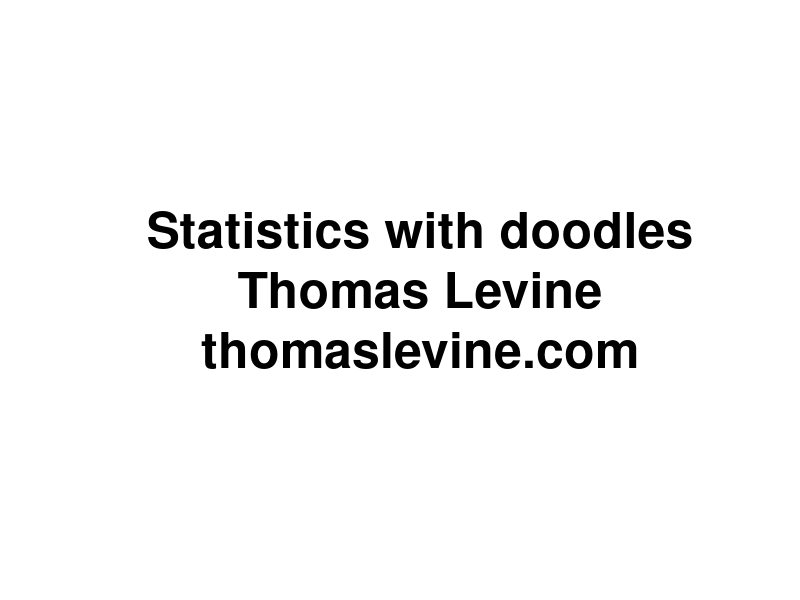
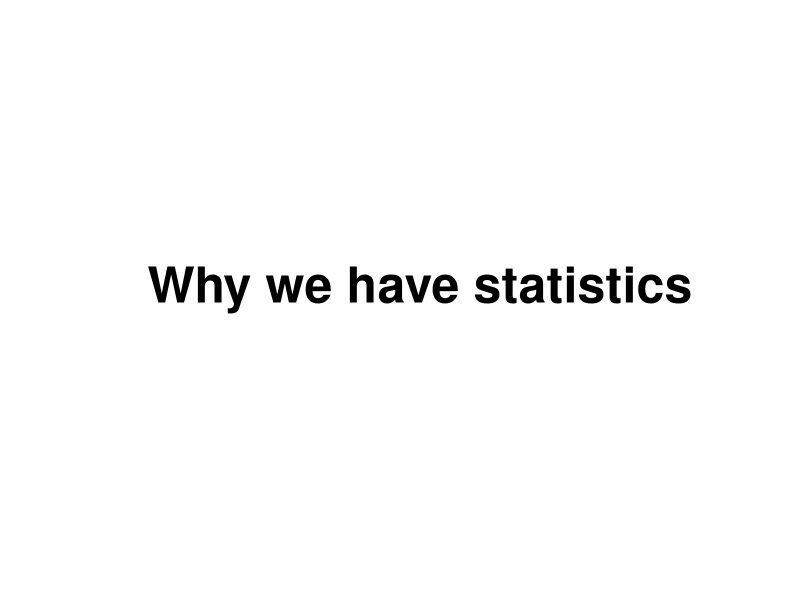
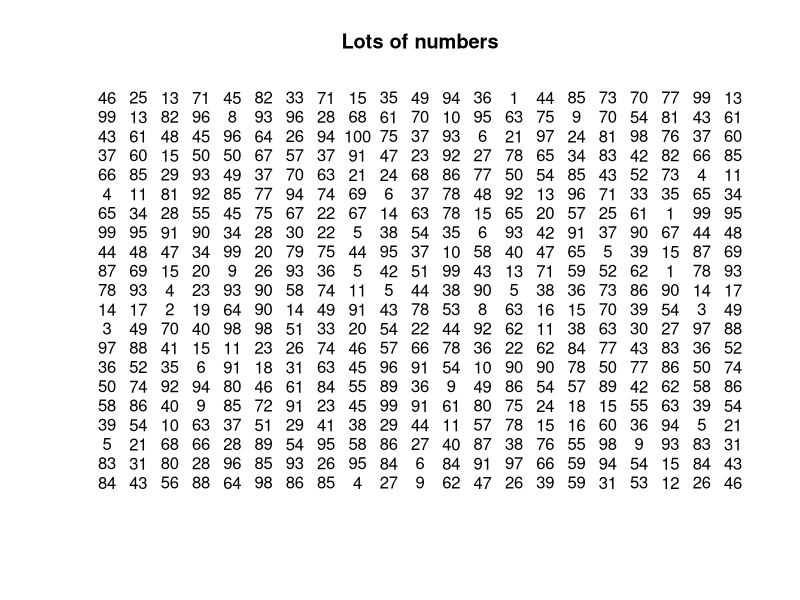
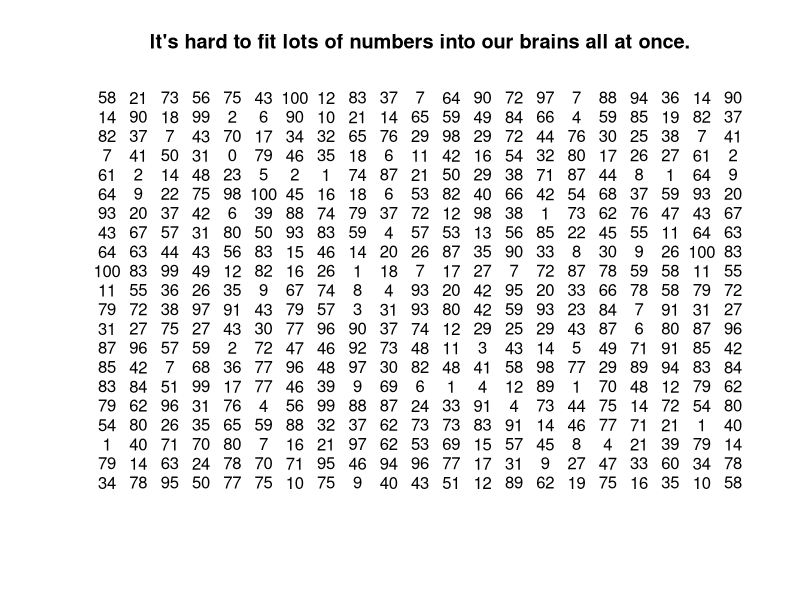
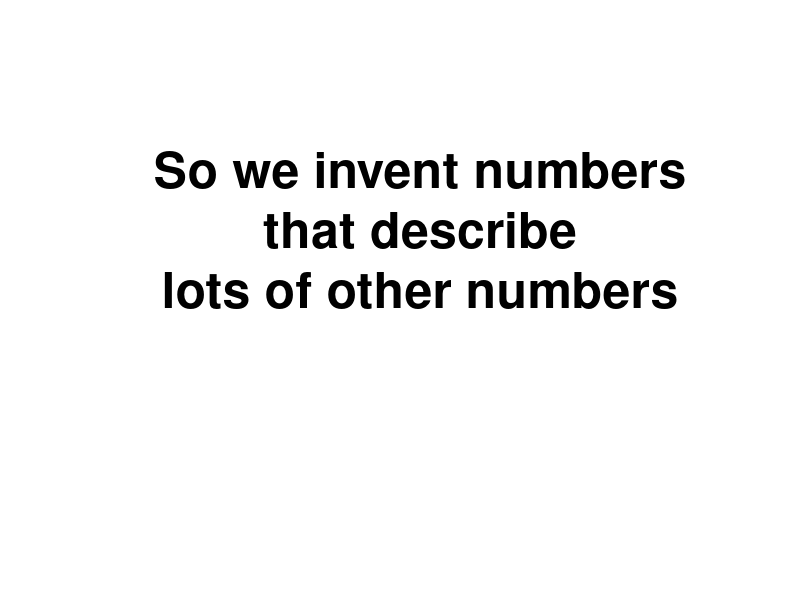
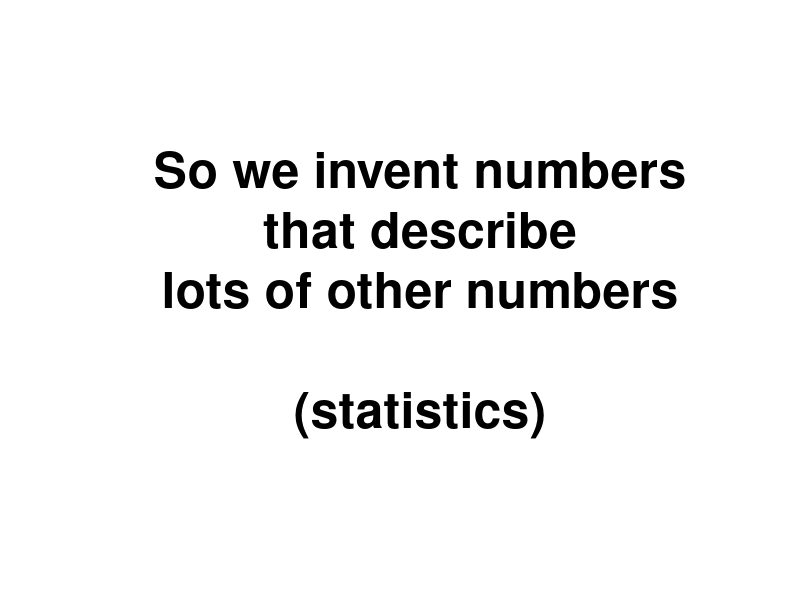
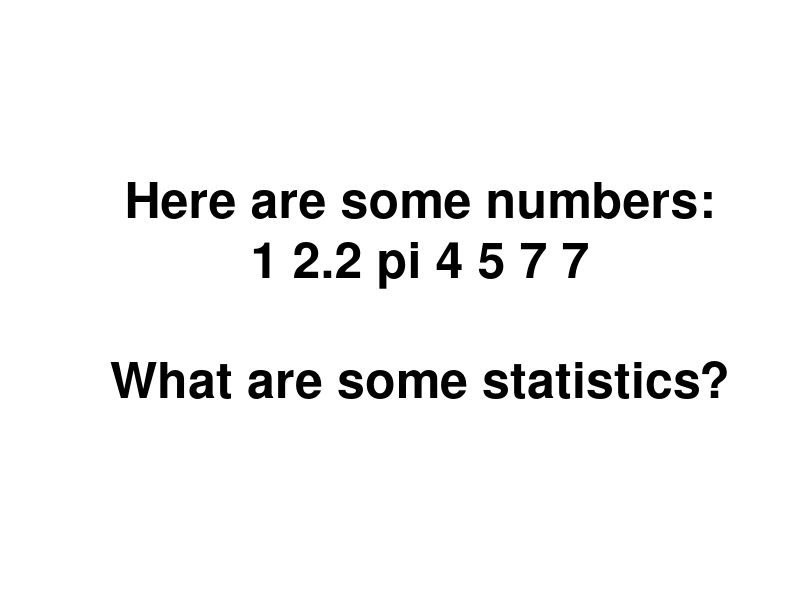
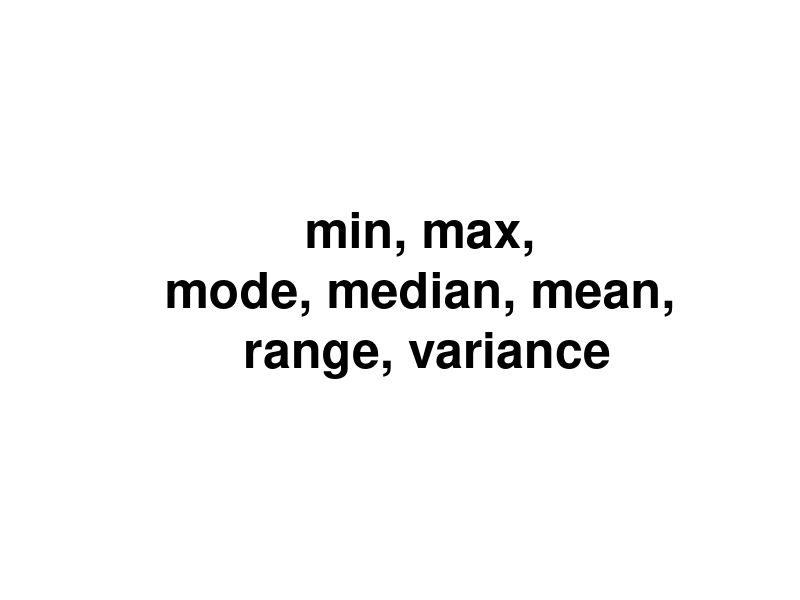

These charts were generated, in order, by the following R code: (Note: this script raises an error after producing the figures.)
attach(iris)
attach(na.omit(airquality))
attach(cars)

baseplot <- function(main, ...) {
  plot(..., type = 'p', bty = 'n',
    main = main, pch = 21, bg = 'grey', col = NULL,
    col.axis = 'grey', col.lab = 'grey', col.main = 'grey', fg = 'grey')
}
irisplot <- function(main) {
  baseplot(main, Petal.Length ~ Petal.Width)
}

meanplot <- function(main) {
  irisplot(main)
  abline(h = mean(Petal.Length), lty = 2)
  abline(v = mean(Petal.Width), lty = 2)
}

interjection <- function(main) {
  plot.new()
  text(0.5, 0.5, cex = 3, label = main, font = 2)
}

blue <-  rgb(0,0,1,.5)

a <- sd(Petal.Length)
b <- sd(Petal.Width)
ab <- max(a,b)

rand <- data.frame(x = rnorm(100), y = rnorm(100))

# ----------------

statistics <- function() {
# Introduction
interjection('Why we have statistics')

plot(c(-1,1),c(-1,1),xlab='',ylab='',type='n',axes=F,main='Lots of numbers')
text(rep(seq(-1,1,.1),each=21),rep(seq(-1,1,.1),21),round(100*runif(400)))


plot(c(-1,1),c(-1,1),xlab='',ylab='',type='n',axes=F,main='It\'s hard to fit lots of numbers into our brains all at once.')
text(rep(seq(-1,1,.1),each=21),rep(seq(-1,1,.1),21),round(100*runif(400)))

interjection('So we invent numbers\nthat describe\nlots of other numbers\n\n')
interjection('So we invent numbers\nthat describe\nlots of other numbers\n\n(statistics)')

interjection('Here are some numbers:\n1 2.2 pi 4 5 7 7\n\nWhat are some statistics?')
interjection('min, max,\nmode, median, mean,\n range, variance')
interjection('how many integers,\nwhether the numbers are sorted\n&c.')
interjection('')
interjection('Measuring linear relationships')
}

linear.relationships <- function() {
# Three datasets
irisplot('Two iris variables that move together')

baseplot('Two air quality variables that move oppositely', Ozone ~ Wind) 

baseplot('Normal random noise', rand$y ~ rand$x)
}

covariance <- function() {
# Motivation for covariance
interjection('We want a number\nthat describes\nwhether two variables\nmove together.')

irisplot('It should be high for these variables')

rand <- data.frame(x = rnorm(100), y = rnorm(100))
baseplot('It should be low for these variables', Ozone ~ Wind) 

baseplot('It should be near zero for these variables', rand$y ~ rand$x)

# Computing covariance
interjection('Covariance')

irisplot('The iris variables')

meanplot('Find the means')

meanplot('Draw a rectangle')
rect(xleft = mean(Petal.Width),
     ybottom = mean(Petal.Length),
     xright = Petal.Width[c(44,72)],
     ytop = Petal.Length[c(44,72)])

irisplot('Draw all the rectangles')
valence <- (Petal.Length - mean(Petal.Length)) *
           (Petal.Width - mean(Petal.Width)) > 0
rect(xleft = mean(Petal.Width),
     ybottom = mean(Petal.Length),
     xright = Petal.Width,
     ytop = Petal.Length,
     col = rgb(1-valence, 0, valence,.1),
     lty = 'blank')

irisplot('Why did I color them blue and red?')
valence <- (Petal.Length - mean(Petal.Length)) *
           (Petal.Width - mean(Petal.Width)) > 0
rect(xleft = mean(Petal.Width),
     ybottom = mean(Petal.Length),
     xright = Petal.Width,
     ytop = Petal.Length,
     col = rgb(1-valence, 0, valence,.1),
     lty = 'blank')

irisplot('Why did I color them blue and red?')
valence <- (Petal.Length - mean(Petal.Length)) *
           (Petal.Width - mean(Petal.Width)) > 0
rect(xleft = mean(Petal.Width),
     ybottom = mean(Petal.Length),
     xright = Petal.Width,
     ytop = Petal.Length,
     col = rgb(1-valence, 0, valence,.1),
     lty = 'blank')
text(x = max(Petal.Width), y = max(Petal.Length), pos = 2, label = 'Evidence of\nmovement together')
text(x = min(Petal.Width), y = min(Petal.Length), pos = 4, label = 'Evidence of\nmovement together')
text(x = max(Petal.Width), y = min(Petal.Length), pos = 2, label = 'Evidence of\nmovement oppositely')
text(x = min(Petal.Width), y = max(Petal.Length), pos = 4, label = 'Evidence of\nmovement oppositely')

plot(c(-1,1),c(-1,1),main = 'Add the blues together. (This is at a different scale.)',
  type = 'n', axes = F, xlab = '', ylab = '')
rect(xleft = -1, ybottom = -1, xright = 1, ytop = 1, lty = 'blank', col = 'blue')

plot(c(-1,1),c(-1,1),main = 'Add the reds together.',
  type = 'n', axes = F, xlab = '', ylab = '')
rect(xleft = -1, ybottom = -1, xright = 1, ytop = 1, lty = 'blank', col = 'blue')
rect(xleft = .8, ybottom = -1, xright = 1, ytop = -.8, lty = 'blank', col = 'red')

plot(c(-1,1),c(-1,1),main = 'Subtract the reds.',
  type = 'n', axes = F, xlab = '', ylab = '')
rect(xleft = -1, ybottom = -1, xright = 1, ytop = 1, lty = 'blank', col = 'blue')
rect(xleft = .8, ybottom = -1, xright = 1, ytop = -.8, lty = 'blank', col = 'white')

plot(c(-1,1),c(-1,1),main = 'Divide into as many equal pieces as we have irises (n).',
  type = 'n', axes = F, xlab = '', ylab = '')
rect(xleft = -1, ybottom = -1, xright = 1, ytop = 1, lty = 'blank', col = 'blue')
rect(xleft = .8, ybottom = -1, xright = 1, ytop = -.8, lty = 'blank', col = 'white')
abline(v = 2 * (-.5 + ((1:nrow(iris))/nrow(iris))))

plot(c(-1,1),c(-1,1),main = 'This blue sliver is the covariance.',
  type = 'n', axes = F, xlab = '', ylab = '')
rect(xleft = -.3, xright = -.3 + (.5/nrow(iris)), ybottom = -1, ytop = 1,
  col = 'blue', lty = 'blank')
}

covariance.notpositive <- function() {
irisplot('That was for this sort of relationship.')
valence <- (Petal.Length - mean(Petal.Length)) *
           (Petal.Width - mean(Petal.Width)) > 0
rect(xleft = mean(Petal.Width),
     ybottom = mean(Petal.Length),
     xright = Petal.Width,
     ytop = Petal.Length,
     col = rgb(1-valence, 0, valence,.1),
     lty = 'blank')

baseplot('What if we have more red than blue?', Ozone ~ Wind)
valence <- (Ozone - mean(Ozone)) *
           (Wind - mean(Wind)) > 0
rect(xleft = mean(Wind),
     ybottom = mean(Ozone),
     xright = Wind,
     ytop = Ozone,
     col = rgb(1-valence, 0, valence,.1),
     lty = 'blank')

plot(c(-1,1),c(-1,1),main = 'Add the blues together. (This is at a different scale.)',
  type = 'n', axes = F, xlab = '', ylab = '')
rect(xleft = -1, ybottom = .8, xright = -.8, ytop = 1, lty = 'blank', col = 'blue')

plot(c(-1,1),c(-1,1),main = 'Add the reds together.',
  type = 'n', axes = F, xlab = '', ylab = '')
rect(xleft = -1, ybottom = -1, xright = 1, ytop = 1, lty = 'blank', col = 'red')
rect(xleft = -1, ybottom = .8, xright = -.8, ytop = 1, lty = 'blank', col = 'blue')

plot(c(-1,1),c(-1,1),main = 'Subtract the reds.',
  type = 'n', axes = F, xlab = '', ylab = '')
rect(xleft = -1, ybottom = -1, xright = 1, ytop = 1, lty = 'blank', col = 'red')
rect(xleft = -1, ybottom = .8, xright = -.8, ytop = 1, lty = 'blank', col = 'white')

plot(c(-1,1),c(-1,1),main = 'Divide into as many equal pieces as we have irises (n).',
  type = 'n', axes = F, xlab = '', ylab = '')
rect(xleft = -1, ybottom = -1, xright = 1, ytop = 1, lty = 'blank', col = 'red')
rect(xleft = -1, ybottom = .8, xright = -.8, ytop = 1, lty = 'blank', col = 'white')
abline(v = 2 * (-.5 + ((1:nrow(iris))/nrow(iris))))

plot(c(-1,1),c(-1,1),main = 'This red sliver is the covariance.',
  type = 'n', axes = F, xlab = '', ylab = '')
rect(xleft = -.3, xright = -.3 + (.5/nrow(iris)), ybottom = -1, ytop = 1,
  col = 'red', lty = 'blank')

plot(c(-1,1),c(-1,1),main = 'This red sliver is the covariance.',
  type = 'n', axes = F, xlab = '', ylab = '')
rect(xleft = -.3, xright = -.3 + (.5/nrow(iris)), ybottom = -1, ytop = 1,
  col = 'red', lty = 'blank')
text(.3, 0, 'But it\'s\nnegative!', cex = 3, font = 2)

baseplot('What if we have as much red as blue?', rand$y ~ rand$x)
valence <- (rand$y - mean(rand$y)) *
           (rand$x - mean(rand$x)) > 0
rect(xleft = mean(rand$x),
     ybottom = mean(rand$y),
     xright = rand$x,
     ytop = rand$y,
     col = rgb(1-valence, 0, valence,.1),
     lty = 'blank')

plot(c(-1,1),c(-1,1),main = 'Add the blues together. (This is at a different scale.)',
  type = 'n', axes = F, xlab = '', ylab = '')
rect(xleft = -.45, ybottom = -.45, xright = .55, ytop = .55, lty = 'blank', col = 'blue')

plot(c(-1,1),c(-1,1),main = 'Add the reds together.',
  type = 'n', axes = F, xlab = '', ylab = '')
rect(xleft = -.55, ybottom = -.55, xright = .45, ytop = .45, lty = 'blank', col = 'red')

plot(c(-1,1),c(-1,1),main = 'Subtract the reds.',
  type = 'n', axes = F, xlab = '', ylab = '')
points(0,0)
text(0,-.5, '(Covariance is zero.)')
}

variance <- function() {
# Computing variance
interjection('Variance')
interjection('Variance tells us\nhow spread out\nsome numbers are.')
interjection('1, 4, 8, 10\nvs\n4, 4, 5, 6')
interjection('The variance of a variable is\nthe covariance of the variable\nwith itself.')

irisplot('Our two iris variables from before')
interjection('Let\'s look at just one of them.')
baseplot('The points all fall along the same line.', Petal.Length, Petal.Length, asp = 1)
interjection('Let\'s find the variance of Petal.Length')

baseplot('Draw all the rectangles', Petal.Length, Petal.Length, asp = 1)
rect(xleft = mean(Petal.Length),
     ybottom = mean(Petal.Length),
     xright = Petal.Length,
     ytop = Petal.Length,
     col = rgb(0, 0, 1,.1),
     lty = 'blank')

baseplot('Why no red rectangles?', Petal.Length, Petal.Length, asp = 1)
rect(xleft = mean(Petal.Length),
     ybottom = mean(Petal.Length),
     xright = Petal.Length,
     ytop = Petal.Length,
     col = rgb(0, 0, 1,.1),
     lty = 'blank')

plot(c(-1,1),c(-1,1),main = 'Add the blues together. (This is at a different scale.)',
  type = 'n', axes = F, xlab = '', ylab = '')
rect(xleft = -1, ybottom = -1, xright = 1, ytop = 1, lty = 'blank', col = 'blue')

plot(c(-1,1),c(-1,1),main = 'We have no reds to subtract.',
  type = 'n', axes = F, xlab = '', ylab = '')
rect(xleft = -1, ybottom = -1, xright = 1, ytop = 1, lty = 'blank', col = 'blue')

plot(c(-1,1),c(-1,1),main = 'Divide into as many equal pieces as we have irises (n).',
  type = 'n', axes = F, xlab = '', ylab = '')
rect(xleft = -1, ybottom = -1, xright = 1, ytop = 1, lty = 'blank', col = 'blue')
abline(v = 2 * (-.5 + ((1:nrow(iris))/nrow(iris))))

plot(c(-1,1),c(-1,1),main = 'This blue sliver is the variance.',
  type = 'n', axes = F, xlab = '', ylab = '')
rect(xleft = -.3, xright = -.3 + (.5/nrow(iris)), ybottom = -1, ytop = 1,
  col = 'blue', lty = 'blank')
}

correlation <- function() {
# Correlation
interjection('A problem with covariance')
interjection('Covariance has units!\n\n(x-unit times y-unit)')
interjection('Which relationship is stronger\n(more linear)?')

par(mfrow = 1:2)
.cov <- round(cov(Petal.Length,Petal.Width), 2)
irisplot(paste0('Irises (cov = ', .cov, ' cm^2)'))
.cov <- round(cov(speed,dist), 2)
baseplot(paste0('Cars (cov =', .cov, ' mph*ft)'), speed ~ dist)
par(mfrow = c(1,1))

interjection('Oh noes!')
interjection('We can divide\nthe covariance\nby the variances\nto standardize it.')

irisplot('We\'re using these data again.')

corbase <- function(main = '', low = -1) {
  plot(c(low * ab,ab),c(low * ab,ab),main = main, type = 'n', axes = F, xlab = '', ylab = '', asp = 1)
  rect(xright = 0, ybottom = 0, xleft = -a, ytop = a, col = 'grey', lty = 'blank')
  text(-a/2,a/2,'var(Petal.Width)')
  rect(xleft = 0, ytop = 0, xright = b, ybottom = -b, col = 'grey', lty = 'blank')
  text(b/2,-b/2,'var(Petal.Length)')
}

corbase()
rect(xleft = 0, ybottom = 0, xright = b, ytop = a, col = 'black', lty = 'blank')
text(b/2,a/2,'sd(Petal.Width)*\nsd(Petal.Length)', col = 'white')

corbase()
rect(xleft = 0, ybottom = 0, xright = b, ytop = a, col = 'black', lty = 'blank')
text(b/2,a/2,'sd(Petal.Width)*\nsd(Petal.Length)', col = 'white')
text(-a/2,-b/2,'The black rectangle is\nlike an average variance.')

corbase()
rect(xleft = 0, ybottom = 0, xright = b, ytop = a, col = 'black', lty = 'blank')
text(b/2,a/2,'sd(Petal.Width)*\nsd(Petal.Length)', col = 'white')
text(-a/2,-b/2,'cov(Petal.Width,Petal.Length)\ncannot be bigger than\nblack rectangle.')

interjection('Why?')

irisplot('Covariance has red rectangles.')
valence <- (Petal.Length - mean(Petal.Length)) *
           (Petal.Width - mean(Petal.Width)) > 0
rect(xleft = mean(Petal.Width),
     ybottom = mean(Petal.Length),
     xright = Petal.Width,
     ytop = Petal.Length,
     col = rgb(1-valence, 0, valence,.1),
     lty = 'blank')

baseplot('Variance doesn\'t have red rectangles.', Petal.Length, Petal.Length, asp = 1)
rect(xleft = mean(Petal.Length),
     ybottom = mean(Petal.Length),
     xright = Petal.Length,
     ytop = Petal.Length,
     col = rgb(0, 0, 1,.1),
     lty = 'blank')

corbase()
rect(xleft = 0, ybottom = 0, xright = b, ytop = a, col = 'black', lty = 'blank')
text(b/2,a/2,'sd(Petal.Width)*\nsd(Petal.Length)', col = 'white')
text(-a/2,-b/2,'cov(Petal.Width,Petal.Length)\ncannot be bigger than\nblack rectangle.')

corbase('Let\'s zoom in.', low = -.05)
rect(xleft = 0, ybottom = 0, xright = b, ytop = a, col = 'black', lty = 'blank')
text(b/2,a/2,'sd(Petal.Width)*\nsd(Petal.Length)', col = 'white')

r <-  cor(Petal.Length,Petal.Width)
corbase('Squish covariance vertically into the rectangle.', low = -.05)
rect(xleft = 0, ybottom = 0, xright = b, ytop = a, col = 'black', lty = 'blank')
rect(xleft = 0, ybottom = 0, xright = b, ytop = a * r, col = 'blue', lty = 'blank')

interjection('Correlation (R)\nis the ratio of\nthe small rectangle\nto the big rectangle.')

corbase('Squish covariance vertically into the rectangle.', low = -.05)
rect(xleft = 0, ybottom = 0, xright = b, ytop = a, col = 'black', lty = 'blank')
rect(xleft = 0, ybottom = 0, xright = b, ytop = a * r, col = 'blue', lty = 'blank')
text(b/2,r*a/2,'cov(Petal.Width,\nPetal.Length)', col = 'white', font = 2)
text(0, r*a/2, 'R * sd(Petal.Length)', col = 'blue', font = 2, srt = 90, adj = c(0.5,-1))

corbase('Squish covariance horizontally into the rectangle.', low = -.05)
rect(xleft = 0, ybottom = 0, xright = b, ytop = a, col = 'black', font = 2, lty = 'blank')
rect(xleft = 0, ybottom = 0, xright = b * r, ytop = a, col = 'blue', lty = 'blank')
text(r*b/2,a/2,'cov(Petal.Width,\nPetal.Length)', col = 'white', font = 2)
text(b/2, 0, 'R * sd(Petal.Width', adj = c(0.5,1.5), col = 'blue', font = 2)

interjection('People like to\ntalk about R-squared.')

corbase('Intersect the two squished covariance rectangles.', low = -.05)
rect(xleft = 0, ybottom = 0, xright = b, ytop = a, col = 'black', lty = 'blank')
rect(xleft = 0, ybottom = 0, xright = b * r, ytop = a * r, col = 'purple', lty = 'blank')
text(r*b/2,a/2,'cov(Petal.Width, Petal.Length)', col = 'purple')
text(0, r*a/2, 'R ^ 2 * sd(Petal.Length)',srt = 90, pos = 2, col = 'purple', font = 2)
text(r*b/2, 0, 'R ^ 2 * sd(Petal.Width)', adj = c(0.5,1.5), col = 'purple', font = 2)

interjection('That was for very\npositive (blue) covariances.')
interjection('What if covariance is negative (red)?')

irisplot('We were just using these data.')
baseplot('What if we had these data?', Ozone ~ Wind) 
baseplot('What if we had these data?', Ozone ~ Wind) 
valence <- (Ozone - mean(Ozone)) *
           (Wind - mean(Wind)) > 0
rect(xleft = mean(Wind),
     ybottom = mean(Ozone),
     xright = Wind,
     ytop = Ozone,
     col = rgb(1-valence, 0, valence,.1),
     lty = 'blank')

corbase <- function(main = '', low = -1) {
  plot(c(low * ab,ab),c(low * ab,ab),main = main, type = 'n', axes = F, xlab = '', ylab = '', asp = 1)
  rect(xright = 0, ybottom = 0, xleft = -a, ytop = a, col = 'grey', lty = 'blank')
  text(-a/2,a/2,'var(Wind)')
  rect(xleft = 0, ytop = 0, xright = b, ybottom = -b, col = 'grey', lty = 'blank')
  text(b/2,-b/2,'var(Ozone)')
}

r <-  -cor(Ozone,Wind)
corbase('R is the same, just negative.', low = -.05)
rect(xleft = 0, ybottom = 0, xright = b, ytop = a, col = 'black', lty = 'blank')
rect(xleft = 0, ybottom = 0, xright = b, ytop = a * r, col = 'red', lty = 'blank')
text(b/2,r*a/2,'cov(Ozone, Wind)', col = 'white', font = 2)
text(0, r*a/2, 'r * sd(Wind)', srt = 90, col = 'red', font = 2, adj = c(.5,-.5))

corbase('R-squared is the same, and it is always positive.', low = -.05)
rect(xleft = 0, ybottom = 0, xright = b, ytop = a, col = 'black', lty = 'blank')
rect(xleft = 0, ybottom = 0, xright = b * r, ytop = a * r, col = 'purple', lty = 'blank')
text(r*b/2,a/2,'cov(Ozone, Wind)', col = 'purple')
text(0, r*a/2, 'r ^ 2 * sd(Wind)', pos = 2, col = 'purple', font = 2, adj = c(.5, -.5), srt = 90)
text(r*b/2, 0, 'r ^ 2 * sd(Ozone)', col = 'purple', font = 2, adj = c(.5,1.5))

corbase('Zoom back out.')
rect(xleft = 0, ybottom = 0, xright = b, ytop = a, col = 'black', lty = 'blank')
rect(xleft = 0, ybottom = 0, xright = b, ytop = a * r, col = 'red', lty = 'blank')
text(b/2,r*a/2,'cov(Ozone,\nWind)', col = 'white', font = 2)
text(0, r*a/2, 'r * sd(Wind)', col = 'red', srt = 90, adj = c(.5,-.5), font = 2)
}

least.squares.regression <- function() {
interjection('If we transform the covariance a bit,\nwe can also make predictions.')
interjection('Let\'s use x to predict y.')
interjection('y = b0  + b1 * x')
interjection('Let\'s invent b1.')
interjection('')
interjection('What values should it have?')
interjection('If covariance is high\nand x is high,\ny should be high.\n\n(b1 is very positive.)')
interjection('If covariance is high\nand x is low,\ny should be low.\n\n(b1 is very negative.)')
interjection('If covariance is low,\nwe have no idea what y is.\n\n(b1 is around zero.)')
interjection('')
interjection('Let\'s think about units again.')

plot(c(-1,1),c(-1,1),main = 'Covariance is an area; its unit is the product of the x and y units.',
  type = 'n', axes = F, xlab = '', ylab = '')
rect(xleft = -.3, xright = -.3 + (.5/nrow(iris)), ybottom = -1, ytop = 1,
  col = 'blue', lty = 'blank')

plot(c(-1,1),c(-1,1),main = 'Variance is a special covariance; its unit is the square of the x unit.',
  type = 'n', axes = F, xlab = '', ylab = '')
rect(xleft = -.3, xright = -.3 + (.5/nrow(iris)), ybottom = -1, ytop = 1,
  col = 'blue', lty = 'blank')

r <-  cor(Petal.Width,Petal.Length)
corbase('Correlation is a ratio of areas with the same units.', low = -.05)
rect(xleft = 0, ybottom = 0, xright = b, ytop = a, col = 'black', lty = 'blank')
rect(xleft = 0, ybottom = 0, xright = b, ytop = a * r, col = 'blue', lty = 'blank')

interjection('The unit of b1 must be y-unit/x-unit.')

corbase('Our covariance picture')
rect(xleft = 0, ybottom = 0, xright = b, ytop = a * r, col = 'blue', lty = 'blank')
text(b,r*a/2,'cov(Petal.Width,\nPetal.Length)', col = 'white', font = 2, pos = 2)
text(0, a*2/3, 'R * sd(Petal.Length)', pos = 2, col = 'black', font = 1, srt = 90)

.adj <- cov(Petal.Width,Petal.Length)/sd(Petal.Length)
corbase('Lay the covariance over one of the variances instead.')
rect(xleft = -a, xright = 0, ybottom = a * (1 - .adj), ytop = a, col = 'blue', lty = 'blank')
text(-a/2,a/2,'cov(Petal.Width, Petal.Length)', col = 'white', font = 2)

corbase('Petal.Width = b0 + b1 * Petal.Length')
rect(xleft = -a, xright = 0, ybottom = a * (1 - .adj), ytop = a, col = 'blue', lty = 'blank')
text(-a/2,a/2,'cov(Petal.Width, Petal.Length)', col = 'white', font = 2)
text(0,a/2,'b1 * sd(Petal.Length)', col = 'blue', pos = 4)

.adj <- cov(Petal.Width,Petal.Length)/sd(Petal.Width)
corbase('Lay the covariance over the other variance.')
rect(xleft = 0, xright = b, ybottom = -b, ytop = -b  * (1 - .adj), col = blue, lty = 'blank')
text(0,0,'cov(Petal.Width,\nPetal.Length)', col = 'white', font = 2, pos = 4)

corbase('Petal.Length = b0 + b1 * Petal.Width')
rect(xleft = 0, xright = b, ybottom = -b, ytop = -b  * (1 - .adj), col = blue, lty = 'blank')
text(a/2,0,'b1 * sd(Petal.Length)', col = 'blue', font = 2, srt = -90)
}


thoughtful.thoughts <- function() {
  interjection('A statistic is a number\nthat describes a lot\nof other numbers.')
  interjection('Covariance describes\nthe strength of\nlinear relationships.')
  interjection('Variance describes\nhow spread-out\nsome numbers are.')
  interjection('Correlation is a\nstandardized version\nof covariance.')
  interjection('(Beta coefficients for)\nleast-squares regression\npredict one variable\nbased on another.')
  interjection('')
  interjection('You can pretty much always draw math.')
}

slides <- function() {
  interjection('Statistics with doodles\nThomas Levine\nthomaslevine.com')
  statistics()
  linear.relationships()
  covariance()
  covariance.notpositive()
  interjection('Let\'s review the previous slides quickly.')
  linear.relationships()
  covariance()
  covariance.notpositive()
  interjection('')
  variance()
  interjection('')
  correlation()
  interjection('Remember how this fits in.')
  covariance()
  correlation()
  interjection('')
  least.squares.regression()
  interjection('Let\'s go over that again.')
  linear.relationships()
  covariance()
  covariance.notpositive()
  variance()
  correlation()
  least.squares.regression()
  interjection('')
  thoughtful.thoughts()
}

pdf('doodles.pdf', width = 11, height = 8.5)
slides()
dev.off()
